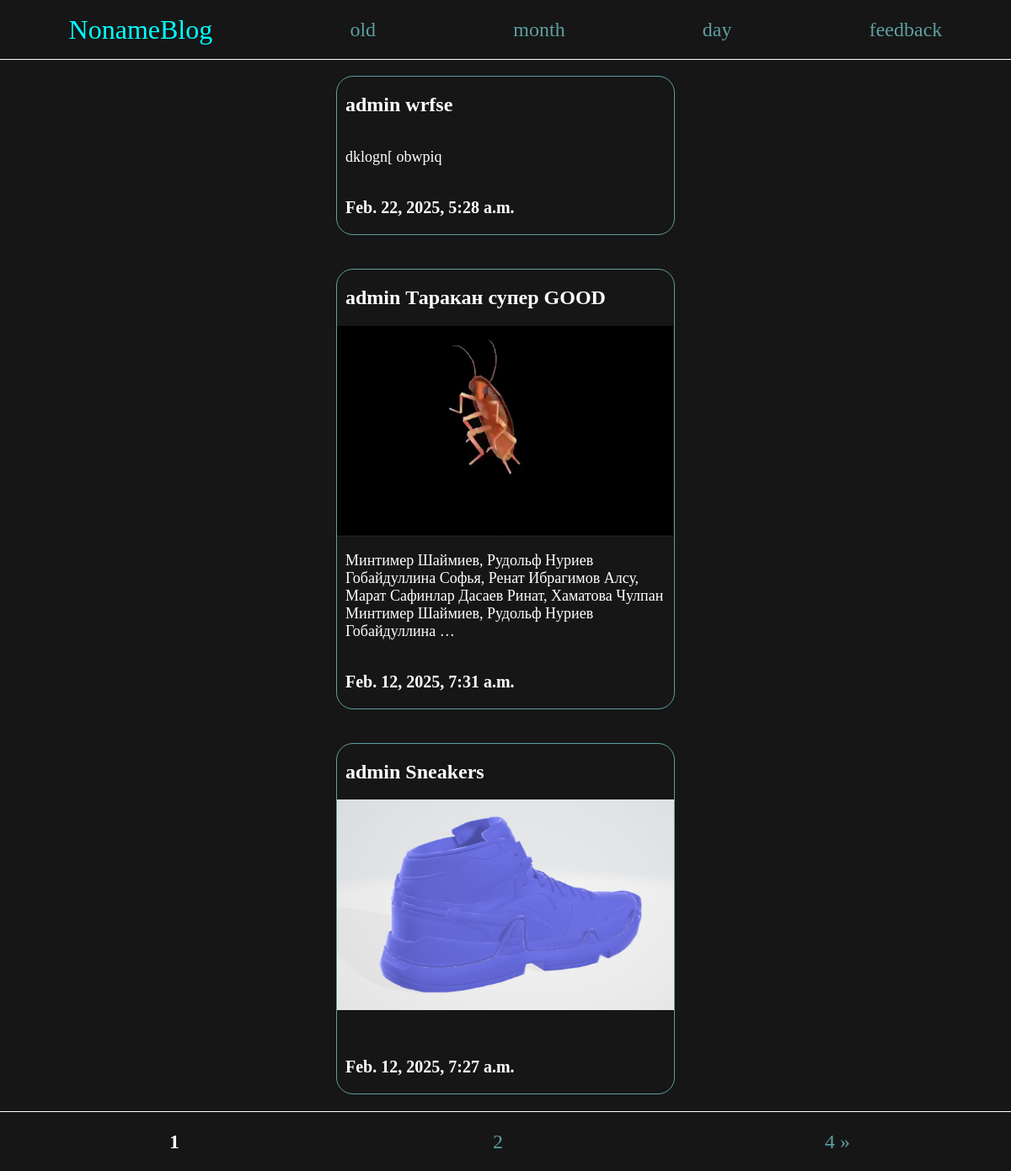
The page / on the database its author committed.
### noapp/models.py (models this page shows, shortened)
class Post(models.Model):
    title = models.CharField(max_length=150)
    author = models.ForeignKey(User, on_delete=models.CASCADE)
    marker = models.SlugField()
    text = models.TextField(max_length=1000, blank=True, null=True)
    image = models.ImageField(null=True, blank=True)
    created = models.DateTimeField(auto_created=True)
    published = models.DateTimeField(auto_now=True)
    changed = models.DateTimeField(auto_now_add=True)
    class PostStatus(models.TextChoices):
        draft = 'Draft'
        public = 'Public'
    status = models.CharField(max_length=6, choices=PostStatus.choices, default=PostStatus.draft)
    class Meta:
        ordering = ['title', 'author', 'status', 'marker']

### noapp/views.py (the view)
# urls.py: path('', views.main, name='NoNameBlog'),
def main(request):
    post_objects = Post.objects.order_by('-changed', '-published', 'title').filter(status='Public')
    paginator = Paginator(post_objects, 3)
    page_number = request.GET.get('page')
    posts = paginator.get_page(page_number)
    return render(request, 'noapp/main.html', {'posts': posts})

### noapp/templates/noapp/main.html (shortened to what this page needs)
{%extends 'noapp/blog.html'%}
{%block content%}
    <main>
        {%for post in posts%}
        <a href="{%url 'post' post.id%}">
            <div class="post">
                <h2>{{post.author}} {{post.title}}</h2>
                {%if post.image%}
                <img src="{{post.image.url}}" alt="">
                {%endif%}
                <p>{{post.text|truncatewords:20}}</p>
                <h3>{{post.published}}</h3>
            </div>
        </a>
        {%endfor%}
    </main>
    <footer>
        <h2>{{posts.number}}</h2>
        {% if posts.has_next %}
        <a href="?page={{posts.next_page_number}}">{{posts.next_page_number}}</a>
        <a href="?page={{posts.paginator.num_pages}}">{{posts.paginator.num_pages}} &raquo;</a>
        {%endif%}
    </footer>
{%endblock%}

### noapp/static/noapp/style.css (style rules this page uses)
body { margin: 0; display: flex; align-items: center; flex-direction: column; background-color: rgb(22, 22, 22); color: white; }
a { text-decoration: none; color: cadetblue; font-size: 24px; }
div { display: flex; flex-direction: column; }
img { width: 400px; height: 250px; }
main { margin-top: 70px; display: flex; flex-direction: column; align-items: center; }
.post { margin: 20px; display: flex; flex-direction: column; width: 400px; border: 1px solid cadetblue; border-radius: 20px; }
p { width: 400px; position: relative; left: 10px; color: white; font-size: 18px; }
h2 { position: relative; left: 10px; color: white; font-size: 24px; }
h3 { position: relative; left: 10px; color: white; font-size: 20px; }
footer { display: flex; align-items: center; flex-direction: row; justify-content: space-around; width: 100%; height: 70px; border-top: 1px solid white; background-color: rgb(22, 22, 22); }

### rows shown on the page
Post: author "admin", title "wrfse", text "dklogn[ obwpiq", published "Feb. 22, 2025, 5:28 a.m."
Post: author "admin", title "Таракан супер GOOD", image (picture), text "Минтимер Шаймиев, Рудольф Нуриев Гобайдуллина Софья, Ренат Ибрагимов Алсу, Марат Сафинлар Дасаев Ринат, Хаматова Чулпан Минтимер Шаймиев, Рудольф Нуриев Гобайдуллина …", published "Feb. 12, 2025, 7:31 a.m."
Post: author "admin", title "Sneakers", image (picture), published "Feb. 12, 2025, 7:27 a.m."

### other values the page prints
{{ posts.number }} "1"
{{ posts.next_page_number }} "2"
{{ posts.paginator.num_pages }} "4"
